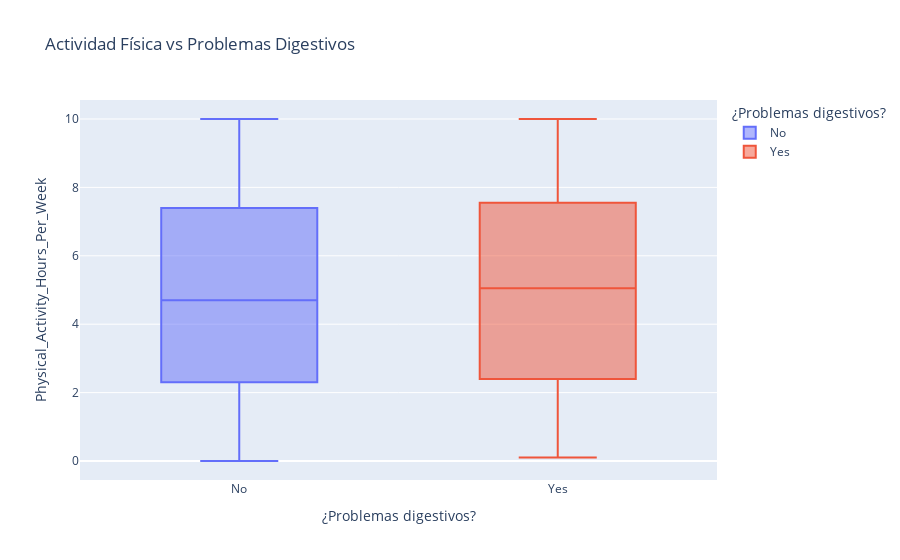

Source (notebook cell):
### Markdown cell above
En este caso no existe una relacion entre las calorias y el BMI, ya que, los puntos se distribuyen de manera uniforme por todo el grafico, por lo tanto el BMI esta influenciado por otras variables y no solamente por calorias.

### Code cell
#Pregunta 3: ¿Influye el ejercicio en los problemas digestivos?

px.box(df, 
       x="Digestive_Issues",
         y="Physical_Activity_Hours_Per_Week",
         title= "Actividad Física vs Problemas Digestivos",
         color="Digestive_Issues", 
         labels={"Physical_Activity_hours_per_Week":"Horas de actividad fisica por semana",
                 "Digestive_Issues": "¿Problemas digestivos?" })

### Figure 1 — Plotly figure (JSON) as saved in the notebook; plotly's stock layout.template omitted (floating-point values rounded to 4 significant figures; data arrays with more than 128 entries replaced by an {"elided": "..."} marker saying what was removed)
{"data": [{"alignmentgroup": "True", "hovertemplate": "¿Problemas digestivos?=%{x}<br>Physical_Activity_Hours_Per_Week=%{y}<extra></extra>", "legendgroup": "No", "marker": {"color": "#636efa"}, "name": "No", "notched": false, "offsetgroup": "No", "orientation": "v", "showlegend": true, "type": "box", "x": {"elided": "474 str values"}, "x0": " ", "xaxis": "x", "y": {"elided": "474 float values"}, "y0": " ", "yaxis": "y"}, {"alignmentgroup": "True", "hovertemplate": "¿Problemas digestivos?=%{x}<br>Physical_Activity_Hours_Per_Week=%{y}<extra></extra>", "legendgroup": "Yes", "marker": {"color": "#EF553B"}, "name": "Yes", "notched": false, "offsetgroup": "Yes", "orientation": "v", "showlegend": true, "type": "box", "x": {"elided": "292 str values"}, "x0": " ", "xaxis": "x", "y": {"elided": "292 float values"}, "y0": " ", "yaxis": "y"}], "layout": {"boxmode": "overlay", "legend": {"title": {"text": "¿Problemas digestivos?"}, "tracegroupgap": 0}, "title": {"text": "Actividad Física vs Problemas Digestivos"}, "xaxis": {"anchor": "y", "categoryarray": ["No", "Yes"], "categoryorder": "array", "domain": [0, 1], "title": {"text": "¿Problemas digestivos?"}}, "yaxis": {"anchor": "x", "domain": [0, 1], "title": {"text": "Physical_Activity_Hours_Per_Week"}}}}
